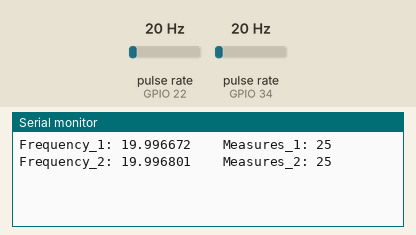
Simulated run of this program. Board: ESP32. On the bench: the last lines printed to the serial monitor. Wiring (inferred from the names in the program): 2 × pulse sensor: data GPIO 22 / data GPIO 34. The test bench sets the inputs (shaded band); at power-on: pulse rate (sensors on GPIO 22, GPIO 34) 20 Hz.

Above: at 2.2 s.
2.3 s: pulse rate (sensor on GPIO 22) set to 4 Hz
At 3.5 s:
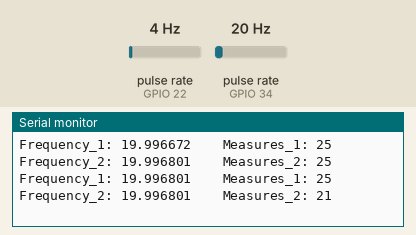
3.8 s: pulse rate (sensor on GPIO 34) set to 4 Hz
At 4.2 s:
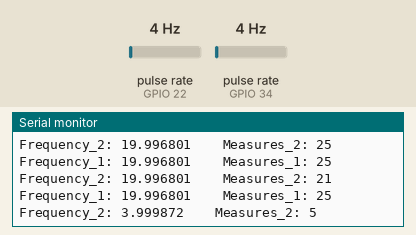
5.3 s: pulse rate (sensor on GPIO 22) set to 50 Hz
At 6.7 s:
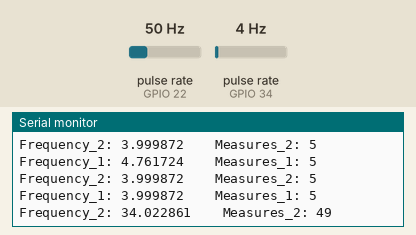
6.8 s: pulse rate (sensor on GPIO 34) set to 50 Hz
At 8.5 s:
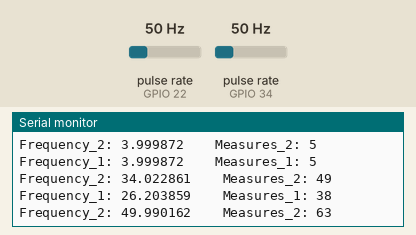
Timing chart, 0 to 9.3 s (numbered marks = the images above; inputs shaded):
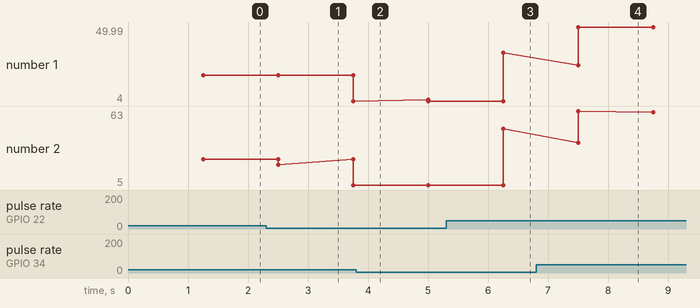

Measured:
- after the input at 2.3 s, the serial monitor: prints a new line after 0.20 s (image 1)
- after the input at 5.3 s, the serial monitor: prints a new line after 0.95 s (image 3)
- after the input at 6.8 s, the serial monitor: prints a new line after 0.70 s (image 4)
- plotted number 1: 20 → 4 after the input at 2.3 s, 4 → 34.02 after the input at 5.3 s
- plotted number 2: 25 → 5 after the input at 2.3 s, 5 → 49 after the input at 5.3 s

The program:

main.cpp
```cpp
#include <Arduino.h>

constexpr int frequencyPin_1 = GPIO_NUM_34;
constexpr int frequencyPin_2 = GPIO_NUM_22;

volatile unsigned long lastMeasure_1 = 0;
volatile unsigned long periodSum_1 = 0;

volatile unsigned int counter_1 = 0;

volatile unsigned long lastMeasure_2 = 0;
volatile unsigned long periodSum_2 = 0;

volatile unsigned int counter_2 = 0;

unsigned long timer = 1250;
unsigned long lastTime = 0;

int block = 0;

float ConstantPCB(float value){
	return value/2.0;
}

float PeriodToFrequency(float value){
	return 1000000.0/value;
}

void ResetValues(){
	block = 1;
	periodSum_1 = 0;
	periodSum_2 = 0;
	counter_1 = 0;
	counter_2 = 0;
	block = 0;
}

void Frequency_ISR_1()
{
	if(!block){
		unsigned long current = micros();
		periodSum_1 += current - lastMeasure_1;
		lastMeasure_1 = current;
		counter_1++;
	}
}

void Frequency_ISR_2()
{
	if(!block){
		unsigned long current = micros();
		periodSum_2 += current - lastMeasure_2;
		lastMeasure_2 = current;
		counter_2++;
	}
}

void setup()
{
	Serial.begin(115200);
	pinMode(frequencyPin_1, INPUT);
	pinMode(frequencyPin_2, INPUT);

	attachInterrupt(digitalPinToInterrupt(frequencyPin_1), Frequency_ISR_1, RISING);
	attachInterrupt(digitalPinToInterrupt(frequencyPin_2), Frequency_ISR_2, RISING);

	delay(1000);
}

void loop()
{
	if (millis() - lastTime >= timer)
	{
		lastTime = millis();

		float period_1 = (float)periodSum_1 / counter_1;
		float period_2 = (float)periodSum_2 / counter_2;

		float frequency_1 =PeriodToFrequency(period_1);
		float frequency_2 = PeriodToFrequency(period_2);

		Serial.printf("Frequency_1: %f    Measures_1: %d\n", frequency_1, counter_1);
		Serial.printf("Frequency_2: %f    Measures_2: %d\n", frequency_2, counter_2);
		Serial.println();

		ResetValues();
	}
}
```
